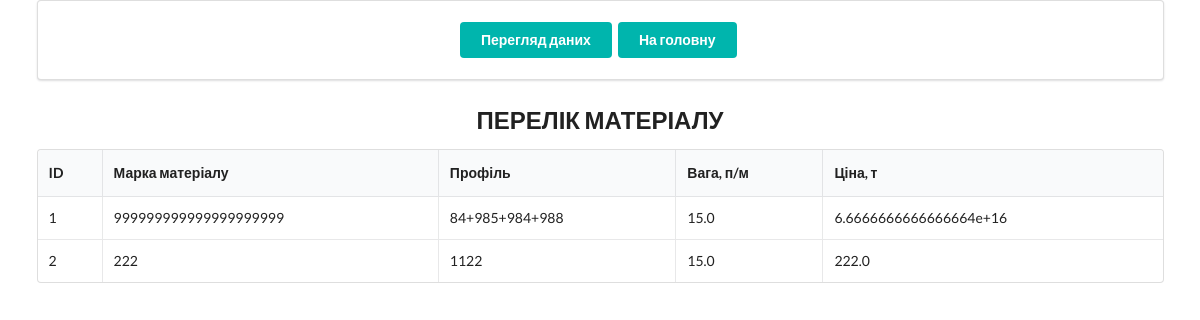
Page /material_all on the earlier database version.
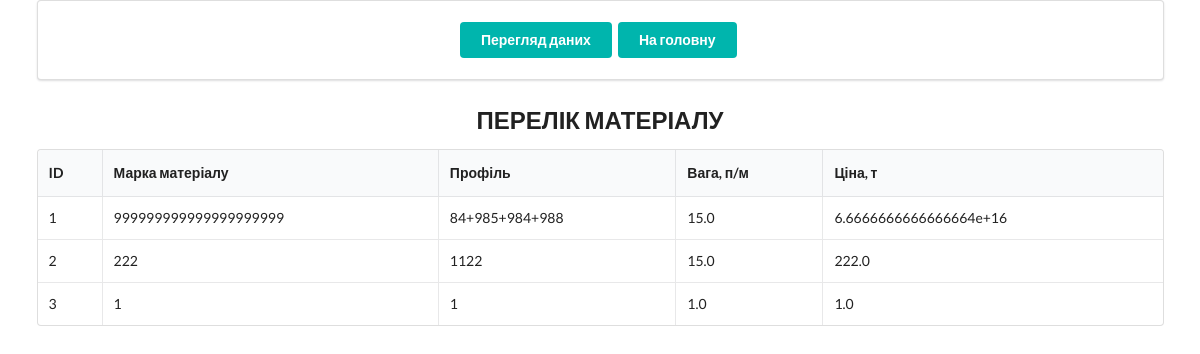
Same page on the later database version.
### tables/tables.py (models this page shows)
class Material(Base):
    __tablename__ = 'materials'
    id = Column(Integer, primary_key=True, index=True)                      #
    marka = Column(String)                                                  # Марка матеріалу
    profile = Column(String)                                                # Профіль
    weight= Column(Float)                                                   # Вага п/м
    price= Column(Float)                                                    # Ціна за 1т.
    notes = Column(String)                                                  #
    date_created = Column(DateTime, default=datetime.today)
    date_updated = Column(DateTime, default=datetime.today, onupdate=datetime.today)

### routes.py (the view)
@app.get('/material_all')
def materialall(request: Request, db_session: Session = Depends(get_db)):
    materials = db_session.query(Material).all()
    details = db_session.query(Detail).all()
    return templates.TemplateResponse('index_material_all.html',
                                      {'request': request,
                                       'detail_list': details,
                                       'material_list': materials,}
                                      )

### templates/index_material_all.html
{% extends 'layout.html' %}
{% block content %}
<div class="ui container" >
    <div class="ui padded segment">
        <div class="ui center aligned container">
            <a href="revision" class="ui teal button">Перегляд даних</a>
                <a href="/" class="ui teal  button">На головну</a>
        </div>
    </div>
    <h2 class="ui center aligned header">ПЕРЕЛІК МАТЕРІАЛУ</h2>
    <table class="ui celled table">
        <thead>
            <tr>
                <th>ID</th>
                <th>Марка матеріалу</th>
                <th>Профіль</th>
                <th>Вага, п/м</th>
                <th>Ціна, т</th>
            </tr>
        </thead>
        <tbody>
            {% for material in material_list %}
                <tr>
                    <td> {{ material.id }} </td>
                    <td> {{ material.marka }} </td>
                    <td> {{ material.profile }} </td>
                    <td> {{ material.weight }} </td>
                    <td> {{ material.price }} </td>
                </tr>
            {% endfor %}
        </tbody>
    </table>
</div>
{% endblock content %}

### templates/layout.html (shortened to what this page needs)
<!doctype html>
<html lang="en">
<head>
    <link rel="stylesheet" href="https://cdn.jsdelivr.net/npm/semantic-ui@2.4.2/dist/semantic.min.css">
    <link rel="stylesheet" href="{{ url_for('static', path='css/style.css') }}">
</head>
<body>
{% block content %}
{% endblock content %}
</body>
</html>

Differences in the rows shown:
added Material: id "3", marka "1", profile "1", weight "1.0", price "1.0"
